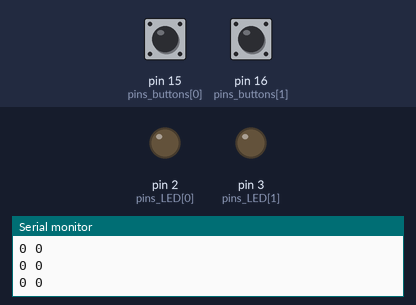
Simulated run of this sketch. Board: Arduino Uno, built with avr-gcc and run on an emulated ATmega328P. On the bench: output pins drawn as LEDs (lit = HIGH), the last lines printed to the serial monitor. Inputs (shaded band) come from the test bench; at power-on: pin 15 (pins_buttons[0]) LOW, pin 16 (pins_buttons[1]) LOW.

Above: at 2.8 s.
2.9 s: pin 15 (pins_buttons[0]) pulled HIGH for 1.2 s
At 3.7 s:
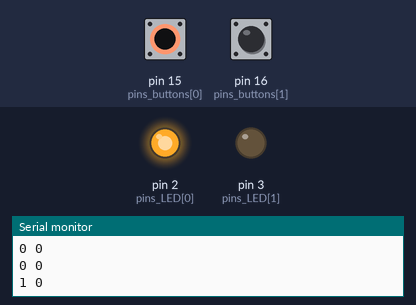
6.5 s: pin 16 (pins_buttons[1]) pulled HIGH for 1.2 s
At 7.8 s:
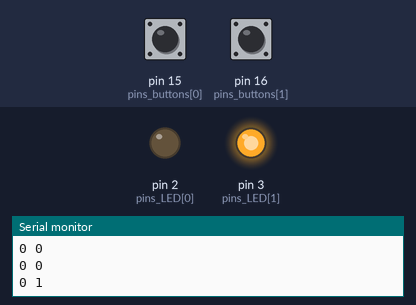
9.5 s: pin 16 (pins_buttons[1]) pulled HIGH for 3.2 s
At 13.7 s:
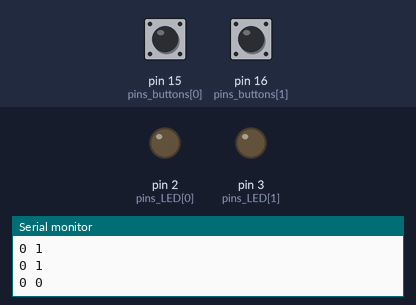
14.5 s: pin 15 (pins_buttons[0]) pulled HIGH for 3.2 s
At 15.3 s:
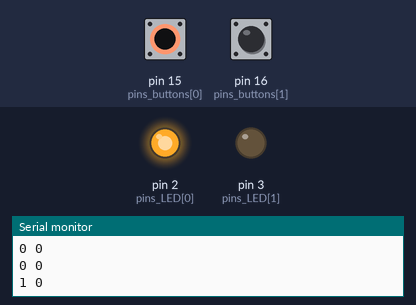
19.5 s: pin 15 (pins_buttons[0]) driven HIGH and pin 16 (pins_buttons[1]) driven HIGH
At 20.3 s:
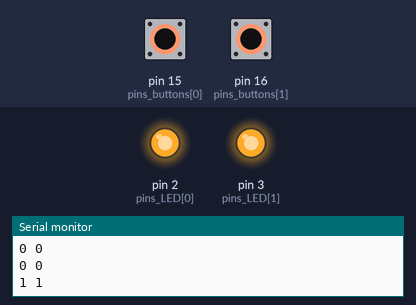
Timing chart, 0 to 22.5 s (numbered marks = the images above; inputs shaded):
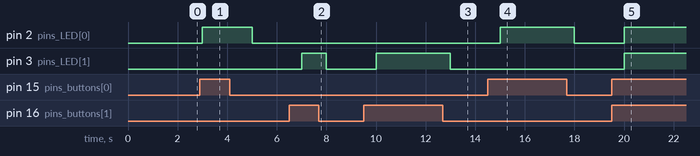

The sketch:

sketch_sep26d.ino
```cpp
int pins_LED[] = {2, 3};

int pins_buttons[] = {15, 16};

void setup() {
  Serial.begin(9600);
  for ( int i = 0 ; i < 2 ; i ++ ) {
    pinMode(pins_buttons[i], INPUT);
    pinMode(pins_LED[i], OUTPUT);
  }
}

void loop() {
  // put your main code here, to run repeatedly:
  for ( int i = 0 ; i < 2 ; i ++ ) {
    boolean state = digitalRead(pins_buttons[i]);
    digitalWrite(pins_LED[i], state);
    Serial.print(state);
    Serial.print(" ");
  }
  Serial.println();
  delay(1000);
}
```

Measured:
- after the input at 2.9 s, pin 2 (pins_LED[0]): LOW → HIGH after 0.10 s, → LOW 2.0 s later
- after the input at 6.5 s, pin 3 (pins_LED[1]): LOW → HIGH after 0.50 s, → LOW 1.0 s later
- after the input at 9.5 s, pin 3 (pins_LED[1]): LOW → HIGH after 0.50 s, → LOW 3.0 s later
- after the input at 14.5 s, pin 2 (pins_LED[0]): LOW → HIGH after 0.50 s, → LOW 3.0 s later
- after the input at 19.5 s, pin 2 (pins_LED[0]), pin 3 (pins_LED[1]): LOW → HIGH after 0.50 s
